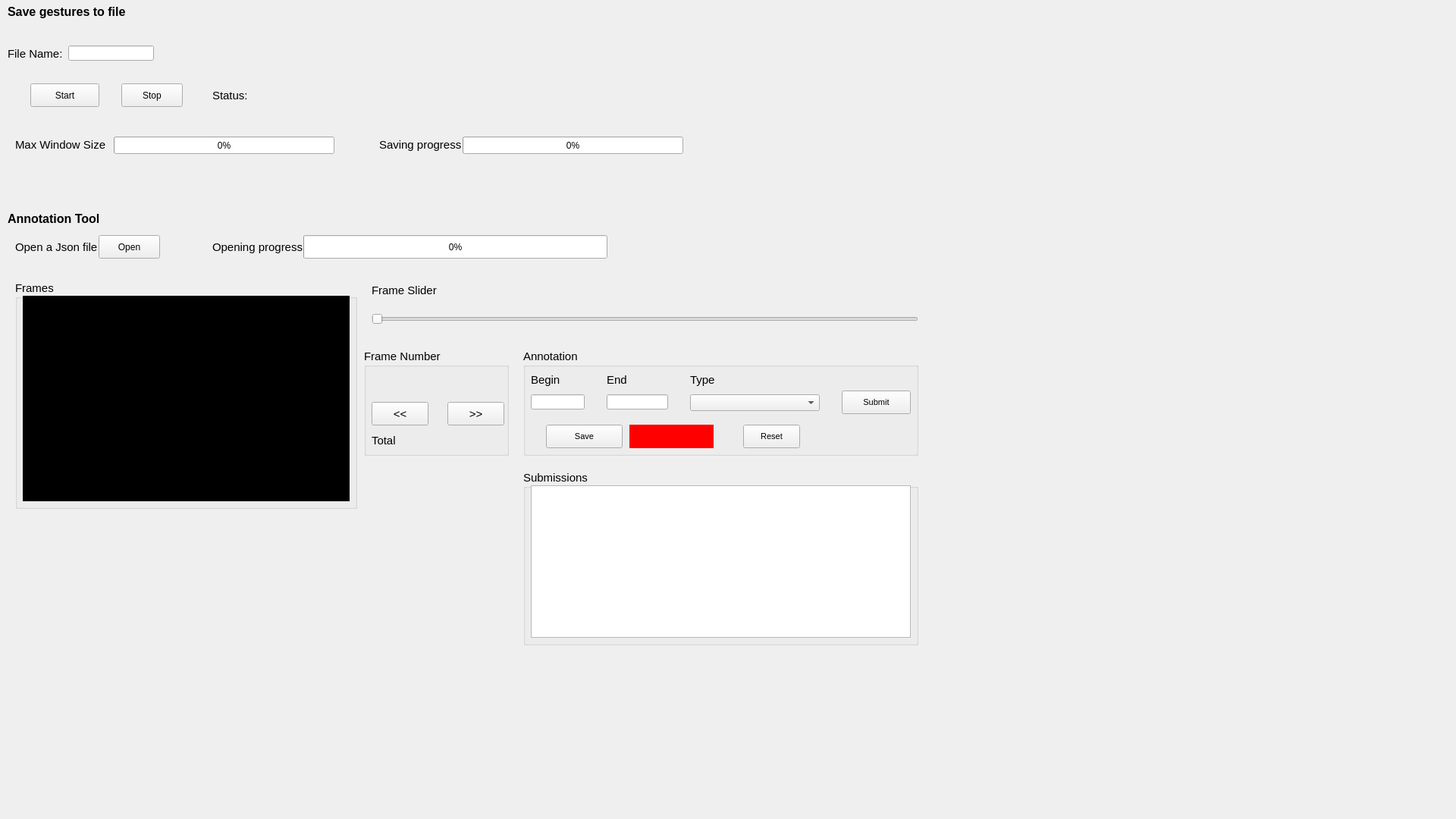
<?xml version="1.0" encoding="UTF-8"?>
<ui version="4.0">
 <class>GUIgesturerecognitionsave</class>
 <widget class="QWidget" name="GUIgesturerecognitionsave">
  <property name="geometry">
   <rect>
    <x>0</x>
    <y>0</y>
    <width>1920</width>
    <height>1080</height>
   </rect>
  </property>
  <property name="mouseTracking">
   <bool>false</bool>
  </property>
  <property name="windowTitle">
   <string>Gesture Recognition with HMM</string>
  </property>
  <property name="autoFillBackground">
   <bool>false</bool>
  </property>
  <property name="styleSheet">
   <string notr="true"/>
  </property>
  <widget class="QWidget" name="centralWidget" native="true">
   <property name="geometry">
    <rect>
     <x>0</x>
     <y>0</y>
     <width>3290</width>
     <height>961</height>
    </rect>
   </property>
   <widget class="QLabel" name="label_4">
    <property name="geometry">
     <rect>
      <x>10</x>
      <y>5</y>
      <width>321</width>
      <height>21</height>
     </rect>
    </property>
    <property name="font">
     <font>
      <family>MS Shell Dlg 2</family>
      <pointsize>12</pointsize>
      <weight>75</weight>
      <bold>true</bold>
     </font>
    </property>
    <property name="text">
     <string>Save gestures to file</string>
    </property>
   </widget>
   <widget class="QLineEdit" name="textFilename">
    <property name="geometry">
     <rect>
      <x>90</x>
      <y>60</y>
      <width>113</width>
      <height>20</height>
     </rect>
    </property>
   </widget>
   <widget class="QLabel" name="label">
    <property name="geometry">
     <rect>
      <x>10</x>
      <y>60</y>
      <width>111</width>
      <height>21</height>
     </rect>
    </property>
    <property name="font">
     <font>
      <pointsize>11</pointsize>
     </font>
    </property>
    <property name="text">
     <string>File Name:</string>
    </property>
   </widget>
   <widget class="QPushButton" name="buttonStart">
    <property name="geometry">
     <rect>
      <x>40</x>
      <y>110</y>
      <width>91</width>
      <height>31</height>
     </rect>
    </property>
    <property name="text">
     <string>Start</string>
    </property>
   </widget>
   <widget class="QProgressBar" name="progressBar">
    <property name="geometry">
     <rect>
      <x>150</x>
      <y>180</y>
      <width>291</width>
      <height>23</height>
     </rect>
    </property>
    <property name="value">
     <number>0</number>
    </property>
   </widget>
   <widget class="QLabel" name="label_3">
    <property name="geometry">
     <rect>
      <x>20</x>
      <y>180</y>
      <width>121</width>
      <height>21</height>
     </rect>
    </property>
    <property name="font">
     <font>
      <pointsize>11</pointsize>
     </font>
    </property>
    <property name="text">
     <string>Max Window Size</string>
    </property>
   </widget>
   <widget class="QLabel" name="labelControl">
    <property name="geometry">
     <rect>
      <x>340</x>
      <y>110</y>
      <width>111</width>
      <height>31</height>
     </rect>
    </property>
    <property name="font">
     <font>
      <pointsize>11</pointsize>
     </font>
    </property>
    <property name="text">
     <string/>
    </property>
   </widget>
   <widget class="QPushButton" name="buttonStop">
    <property name="geometry">
     <rect>
      <x>160</x>
      <y>110</y>
      <width>81</width>
      <height>31</height>
     </rect>
    </property>
    <property name="text">
     <string>Stop</string>
    </property>
   </widget>
   <widget class="QLabel" name="label_5">
    <property name="geometry">
     <rect>
      <x>280</x>
      <y>110</y>
      <width>51</width>
      <height>31</height>
     </rect>
    </property>
    <property name="font">
     <font>
      <pointsize>11</pointsize>
     </font>
    </property>
    <property name="text">
     <string>Status:</string>
    </property>
   </widget>
   <widget class="QProgressBar" name="progressBar_2">
    <property name="geometry">
     <rect>
      <x>610</x>
      <y>180</y>
      <width>291</width>
      <height>23</height>
     </rect>
    </property>
    <property name="value">
     <number>0</number>
    </property>
   </widget>
   <widget class="QLabel" name="label_6">
    <property name="geometry">
     <rect>
      <x>500</x>
      <y>180</y>
      <width>111</width>
      <height>21</height>
     </rect>
    </property>
    <property name="font">
     <font>
      <pointsize>11</pointsize>
     </font>
    </property>
    <property name="text">
     <string>Saving progress</string>
    </property>
   </widget>
   <widget class="QLabel" name="label_2">
    <property name="geometry">
     <rect>
      <x>10</x>
      <y>280</y>
      <width>141</width>
      <height>16</height>
     </rect>
    </property>
    <property name="font">
     <font>
      <pointsize>12</pointsize>
      <weight>75</weight>
      <bold>true</bold>
     </font>
    </property>
    <property name="text">
     <string>Annotation Tool</string>
    </property>
   </widget>
   <widget class="QLabel" name="label_7">
    <property name="geometry">
     <rect>
      <x>20</x>
      <y>315</y>
      <width>131</width>
      <height>21</height>
     </rect>
    </property>
    <property name="font">
     <font>
      <pointsize>11</pointsize>
     </font>
    </property>
    <property name="text">
     <string>Open a Json file</string>
    </property>
   </widget>
   <widget class="QPushButton" name="buttonOpen">
    <property name="geometry">
     <rect>
      <x>130</x>
      <y>310</y>
      <width>81</width>
      <height>31</height>
     </rect>
    </property>
    <property name="text">
     <string>Open</string>
    </property>
   </widget>
   <widget class="QGroupBox" name="groupBox">
    <property name="geometry">
     <rect>
      <x>20</x>
      <y>370</y>
      <width>451</width>
      <height>301</height>
     </rect>
    </property>
    <property name="font">
     <font>
      <pointsize>11</pointsize>
     </font>
    </property>
    <property name="title">
     <string>Frames</string>
    </property>
    <widget class="QLabel" name="labelFrame">
     <property name="geometry">
      <rect>
       <x>10</x>
       <y>20</y>
       <width>431</width>
       <height>271</height>
      </rect>
     </property>
     <property name="styleSheet">
      <string notr="true">background-color: rgb(0, 0, 0);</string>
     </property>
     <property name="text">
      <string/>
     </property>
    </widget>
   </widget>
   <widget class="QSlider" name="sliderFrame">
    <property name="geometry">
     <rect>
      <x>490</x>
      <y>410</y>
      <width>721</width>
      <height>22</height>
     </rect>
    </property>
    <property name="orientation">
     <enum>Qt::Horizontal</enum>
    </property>
   </widget>
   <widget class="QLabel" name="label_9">
    <property name="geometry">
     <rect>
      <x>490</x>
      <y>373</y>
      <width>111</width>
      <height>20</height>
     </rect>
    </property>
    <property name="font">
     <font>
      <pointsize>11</pointsize>
     </font>
    </property>
    <property name="text">
     <string>Frame Slider</string>
    </property>
   </widget>
   <widget class="QProgressBar" name="progressBarOpening">
    <property name="geometry">
     <rect>
      <x>400</x>
      <y>310</y>
      <width>401</width>
      <height>31</height>
     </rect>
    </property>
    <property name="value">
     <number>0</number>
    </property>
   </widget>
   <widget class="QGroupBox" name="groupBox_2">
    <property name="geometry">
     <rect>
      <x>690</x>
      <y>460</y>
      <width>521</width>
      <height>141</height>
     </rect>
    </property>
    <property name="font">
     <font>
      <pointsize>11</pointsize>
     </font>
    </property>
    <property name="title">
     <string>Annotation</string>
    </property>
    <widget class="QLineEdit" name="lineBegin">
     <property name="geometry">
      <rect>
       <x>10</x>
       <y>60</y>
       <width>71</width>
       <height>20</height>
      </rect>
     </property>
    </widget>
    <widget class="QLineEdit" name="lineEnd">
     <property name="geometry">
      <rect>
       <x>110</x>
       <y>60</y>
       <width>81</width>
       <height>20</height>
      </rect>
     </property>
    </widget>
    <widget class="QComboBox" name="comboBox">
     <property name="geometry">
      <rect>
       <x>220</x>
       <y>60</y>
       <width>171</width>
       <height>22</height>
      </rect>
     </property>
     <property name="font">
      <font>
       <pointsize>8</pointsize>
      </font>
     </property>
    </widget>
    <widget class="QLabel" name="label_11">
     <property name="geometry">
      <rect>
       <x>10</x>
       <y>30</y>
       <width>81</width>
       <height>21</height>
      </rect>
     </property>
     <property name="font">
      <font>
       <pointsize>11</pointsize>
      </font>
     </property>
     <property name="text">
      <string>Begin</string>
     </property>
    </widget>
    <widget class="QLabel" name="label_12">
     <property name="geometry">
      <rect>
       <x>110</x>
       <y>30</y>
       <width>81</width>
       <height>21</height>
      </rect>
     </property>
     <property name="font">
      <font>
       <pointsize>11</pointsize>
      </font>
     </property>
     <property name="text">
      <string>End</string>
     </property>
    </widget>
    <widget class="QLabel" name="label_13">
     <property name="geometry">
      <rect>
       <x>220</x>
       <y>30</y>
       <width>81</width>
       <height>21</height>
      </rect>
     </property>
     <property name="font">
      <font>
       <pointsize>11</pointsize>
      </font>
     </property>
     <property name="text">
      <string>Type</string>
     </property>
    </widget>
    <widget class="QPushButton" name="buttonSubmit">
     <property name="geometry">
      <rect>
       <x>420</x>
       <y>55</y>
       <width>91</width>
       <height>31</height>
      </rect>
     </property>
     <property name="font">
      <font>
       <pointsize>8</pointsize>
      </font>
     </property>
     <property name="text">
      <string>Submit</string>
     </property>
    </widget>
    <widget class="QPushButton" name="buttonSave">
     <property name="geometry">
      <rect>
       <x>30</x>
       <y>100</y>
       <width>101</width>
       <height>31</height>
      </rect>
     </property>
     <property name="font">
      <font>
       <pointsize>8</pointsize>
      </font>
     </property>
     <property name="text">
      <string>Save</string>
     </property>
    </widget>
    <widget class="QLabel" name="labelSaveState">
     <property name="geometry">
      <rect>
       <x>140</x>
       <y>100</y>
       <width>111</width>
       <height>31</height>
      </rect>
     </property>
     <property name="font">
      <font>
       <pointsize>8</pointsize>
      </font>
     </property>
     <property name="styleSheet">
      <string notr="true">background-color: rgb(255, 0, 0);</string>
     </property>
     <property name="text">
      <string/>
     </property>
    </widget>
    <widget class="QPushButton" name="buttonReset">
     <property name="geometry">
      <rect>
       <x>290</x>
       <y>100</y>
       <width>75</width>
       <height>31</height>
      </rect>
     </property>
     <property name="font">
      <font>
       <pointsize>8</pointsize>
      </font>
     </property>
     <property name="text">
      <string>Reset</string>
     </property>
    </widget>
   </widget>
   <widget class="QGroupBox" name="groupBox_3">
    <property name="geometry">
     <rect>
      <x>480</x>
      <y>460</y>
      <width>191</width>
      <height>141</height>
     </rect>
    </property>
    <property name="font">
     <font>
      <pointsize>11</pointsize>
     </font>
    </property>
    <property name="title">
     <string>Frame Number</string>
    </property>
    <widget class="QLabel" name="labelNFrame">
     <property name="geometry">
      <rect>
       <x>60</x>
       <y>30</y>
       <width>81</width>
       <height>31</height>
      </rect>
     </property>
     <property name="font">
      <font>
       <pointsize>11</pointsize>
       <weight>75</weight>
       <bold>true</bold>
      </font>
     </property>
     <property name="text">
      <string/>
     </property>
    </widget>
    <widget class="QPushButton" name="buttonBck">
     <property name="geometry">
      <rect>
       <x>10</x>
       <y>70</y>
       <width>75</width>
       <height>31</height>
      </rect>
     </property>
     <property name="text">
      <string>&lt;&lt;</string>
     </property>
    </widget>
    <widget class="QPushButton" name="buttonFwd">
     <property name="geometry">
      <rect>
       <x>110</x>
       <y>70</y>
       <width>75</width>
       <height>31</height>
      </rect>
     </property>
     <property name="text">
      <string>&gt;&gt;</string>
     </property>
    </widget>
    <widget class="QLabel" name="label_14">
     <property name="geometry">
      <rect>
       <x>10</x>
       <y>110</y>
       <width>51</width>
       <height>21</height>
      </rect>
     </property>
     <property name="font">
      <font>
       <pointsize>11</pointsize>
      </font>
     </property>
     <property name="text">
      <string>Total</string>
     </property>
    </widget>
    <widget class="QLabel" name="labelTotFrame">
     <property name="geometry">
      <rect>
       <x>50</x>
       <y>112</y>
       <width>91</width>
       <height>16</height>
      </rect>
     </property>
     <property name="text">
      <string/>
     </property>
    </widget>
   </widget>
   <widget class="QGroupBox" name="groupBox_4">
    <property name="geometry">
     <rect>
      <x>690</x>
      <y>620</y>
      <width>521</width>
      <height>231</height>
     </rect>
    </property>
    <property name="font">
     <font>
      <pointsize>11</pointsize>
     </font>
    </property>
    <property name="title">
     <string>Submissions</string>
    </property>
    <widget class="QTextBrowser" name="textBrowserSub">
     <property name="geometry">
      <rect>
       <x>10</x>
       <y>20</y>
       <width>501</width>
       <height>201</height>
      </rect>
     </property>
    </widget>
   </widget>
   <widget class="QLabel" name="label_8">
    <property name="geometry">
     <rect>
      <x>280</x>
      <y>315</y>
      <width>131</width>
      <height>21</height>
     </rect>
    </property>
    <property name="font">
     <font>
      <pointsize>11</pointsize>
     </font>
    </property>
    <property name="text">
     <string>Opening progress</string>
    </property>
   </widget>
  </widget>
  <action name="actionProject">
   <property name="checkable">
    <bool>false</bool>
   </property>
   <property name="checked">
    <bool>false</bool>
   </property>
   <property name="enabled">
    <bool>true</bool>
   </property>
   <property name="text">
    <string>Project</string>
   </property>
   <property name="iconVisibleInMenu">
    <bool>true</bool>
   </property>
  </action>
  <action name="actionExit">
   <property name="text">
    <string>Exit</string>
   </property>
  </action>
  <action name="actionKk">
   <property name="text">
    <string>kk</string>
   </property>
  </action>
  <action name="actionAbout">
   <property name="text">
    <string>About</string>
   </property>
  </action>
  <action name="actionExit_2">
   <property name="text">
    <string>Exit</string>
   </property>
  </action>
 </widget>
 <layoutdefault spacing="6" margin="11"/>
 <resources/>
 <connections/>
</ui>
